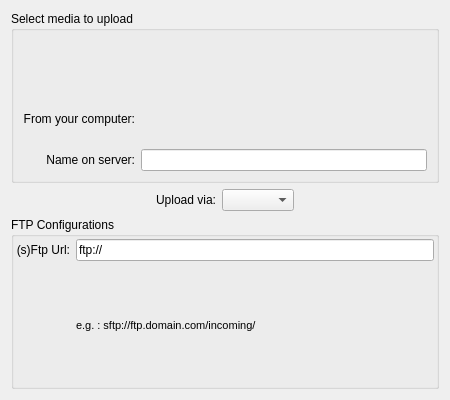
<?xml version="1.0" encoding="UTF-8"?>
<ui version="4.0">
 <class>UploadMediaBase</class>
 <widget class="QWidget" name="UploadMediaBase">
  <property name="geometry">
   <rect>
    <x>0</x>
    <y>0</y>
    <width>450</width>
    <height>400</height>
   </rect>
  </property>
  <layout class="QVBoxLayout" name="verticalLayout_2">
   <item>
    <widget class="QGroupBox" name="groupBox">
     <property name="title">
      <string>Select media to upload</string>
     </property>
     <layout class="QGridLayout" name="gridLayout_2">
      <item row="0" column="0" colspan="3">
       <widget class="KImageFilePreview" name="kcfg_previewer"/>
      </item>
      <item row="1" column="0" colspan="2">
       <widget class="QLabel" name="label_6">
        <property name="text">
         <string>From your computer:</string>
        </property>
        <property name="alignment">
         <set>Qt::AlignRight|Qt::AlignTrailing|Qt::AlignVCenter</set>
        </property>
       </widget>
      </item>
      <item row="1" column="2">
       <widget class="KUrlRequester" name="kcfg_FileBrowser"/>
      </item>
      <item row="2" column="0" colspan="2">
       <widget class="QLabel" name="label_7">
        <property name="text">
         <string>Name on server:</string>
        </property>
        <property name="alignment">
         <set>Qt::AlignRight|Qt::AlignTrailing|Qt::AlignVCenter</set>
        </property>
       </widget>
      </item>
      <item row="2" column="2">
       <widget class="KLineEdit" name="kcfg_Name"/>
      </item>
     </layout>
    </widget>
   </item>
   <item>
    <layout class="QHBoxLayout" name="horizontalLayout">
     <item>
      <spacer name="horizontalSpacer">
       <property name="orientation">
        <enum>Qt::Horizontal</enum>
       </property>
       <property name="sizeHint" stdset="0">
        <size>
         <width>40</width>
         <height>20</height>
        </size>
       </property>
      </spacer>
     </item>
     <item>
      <widget class="QLabel" name="label">
       <property name="text">
        <string>Upload via:</string>
       </property>
       <property name="alignment">
        <set>Qt::AlignRight|Qt::AlignTrailing|Qt::AlignVCenter</set>
       </property>
      </widget>
     </item>
     <item>
      <widget class="KComboBox" name="kcfg_uploadType"/>
     </item>
     <item>
      <spacer name="horizontalSpacer_2">
       <property name="orientation">
        <enum>Qt::Horizontal</enum>
       </property>
       <property name="sizeHint" stdset="0">
        <size>
         <width>40</width>
         <height>20</height>
        </size>
       </property>
      </spacer>
     </item>
    </layout>
   </item>
   <item>
    <widget class="QGroupBox" name="kcfg_ftpBox">
     <property name="title">
      <string>FTP Configurations</string>
     </property>
     <layout class="QGridLayout" name="gridLayout">
      <property name="margin">
       <number>2</number>
      </property>
      <item row="0" column="2">
       <widget class="KLineEdit" name="kcfg_FtpPath">
        <property name="text">
         <string>ftp://</string>
        </property>
       </widget>
      </item>
      <item row="0" column="0" colspan="2">
       <widget class="QLabel" name="label_2">
        <property name="text">
         <string>(s)Ftp Url:</string>
        </property>
        <property name="alignment">
         <set>Qt::AlignRight|Qt::AlignTrailing|Qt::AlignVCenter</set>
        </property>
       </widget>
      </item>
      <item row="1" column="2">
       <widget class="QLabel" name="label_3">
        <property name="font">
         <font>
          <pointsize>8</pointsize>
         </font>
        </property>
        <property name="text">
         <string>e.g. : sftp://ftp.domain.com/incoming/</string>
        </property>
       </widget>
      </item>
     </layout>
    </widget>
   </item>
  </layout>
 </widget>
 <customwidgets>
  <customwidget>
   <class>KComboBox</class>
   <extends>QComboBox</extends>
   <header>kcombobox.h</header>
  </customwidget>
  <customwidget>
   <class>KImageFilePreview</class>
   <extends>QWidget</extends>
   <header>kimagefilepreview.h</header>
  </customwidget>
  <customwidget>
   <class>KLineEdit</class>
   <extends>QLineEdit</extends>
   <header>klineedit.h</header>
  </customwidget>
  <customwidget>
   <class>KUrlRequester</class>
   <extends>QFrame</extends>
   <header>kurlrequester.h</header>
  </customwidget>
 </customwidgets>
 <resources/>
 <connections/>
</ui>
